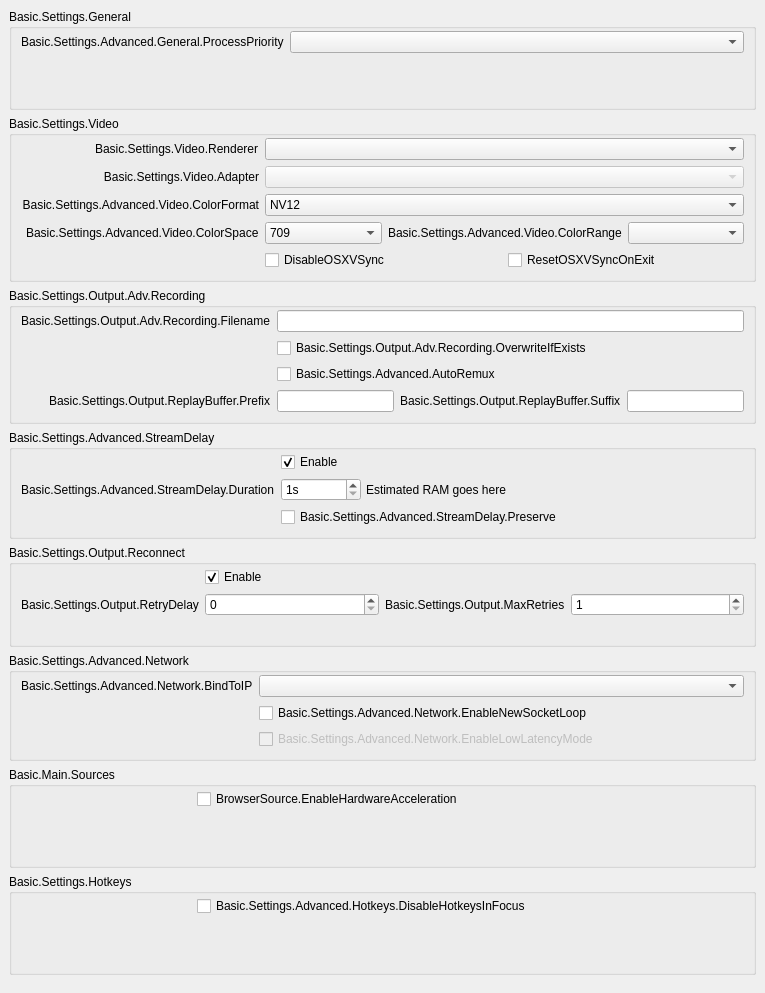
           <widget class="QWidget" name="scrollAreaWidgetContents">
            <property name="geometry">
             <rect>
              <x>0</x>
              <y>0</y>
              <width>765</width>
              <height>993</height>
             </rect>
            </property>
            <layout class="QVBoxLayout" name="verticalLayout_23">
             <property name="leftMargin">
              <number>0</number>
             </property>
             <property name="topMargin">
              <number>0</number>
             </property>
             <property name="rightMargin">
              <number>0</number>
             </property>
             <property name="bottomMargin">
              <number>9</number>
             </property>
             <item>
              <widget class="QWidget" name="widget_11" native="true">
               <layout class="QVBoxLayout" name="verticalLayout_24">
                <item>
                 <widget class="QGroupBox" name="advancedGeneralGroupBox">
                  <property name="title">
                   <string>Basic.Settings.General</string>
                  </property>
                  <layout class="QFormLayout" name="formLayout_22">
                   <property name="fieldGrowthPolicy">
                    <enum>QFormLayout::AllNonFixedFieldsGrow</enum>
                   </property>
                   <property name="labelAlignment">
                    <set>Qt::AlignRight|Qt::AlignTrailing|Qt::AlignVCenter</set>
                   </property>
                   <property name="topMargin">
                    <number>2</number>
                   </property>
                   <item row="0" column="0">
                    <widget class="QLabel" name="processPriorityLabel">
                     <property name="text">
                      <string>Basic.Settings.Advanced.General.ProcessPriority</string>
                     </property>
                     <property name="buddy">
                      <cstring>processPriority</cstring>
                     </property>
                    </widget>
                   </item>
                   <item row="0" column="1">
                    <widget class="QComboBox" name="processPriority"/>
                   </item>
                   <item row="1" column="0">
                    <spacer name="horizontalSpacer_13">
                     <property name="orientation">
                      <enum>Qt::Horizontal</enum>
                     </property>
                     <property name="sizeHint" stdset="0">
                      <size>
                       <width>170</width>
                       <height>0</height>
                      </size>
                     </property>
                    </spacer>
                   </item>
                  </layout>
                 </widget>
                </item>
                <item>
                 <widget class="QGroupBox" name="advancedVideoContainer">
                  <property name="title">
                   <string>Basic.Settings.Video</string>
                  </property>
                  <layout class="QFormLayout" name="formLayout_14">
                   <property name="fieldGrowthPolicy">
                    <enum>QFormLayout::AllNonFixedFieldsGrow</enum>
                   </property>
                   <property name="labelAlignment">
                    <set>Qt::AlignRight|Qt::AlignTrailing|Qt::AlignVCenter</set>
                   </property>
                   <property name="topMargin">
                    <number>2</number>
                   </property>
                   <item row="0" column="0">
                    <widget class="QLabel" name="rendererLabel">
                     <property name="text">
                      <string>Basic.Settings.Video.Renderer</string>
                     </property>
                     <property name="buddy">
                      <cstring>renderer</cstring>
                     </property>
                    </widget>
                   </item>
                   <item row="0" column="1">
                    <widget class="QComboBox" name="renderer">
                     <property name="currentText">
                      <string notr="true"/>
                     </property>
                    </widget>
                   </item>
                   <item row="1" column="0">
                    <widget class="QLabel" name="adapterLabel">
                     <property name="text">
                      <string>Basic.Settings.Video.Adapter</string>
                     </property>
                     <property name="alignment">
                      <set>Qt::AlignRight|Qt::AlignTrailing|Qt::AlignVCenter</set>
                     </property>
                     <property name="buddy">
                      <cstring>adapter</cstring>
                     </property>
                    </widget>
                   </item>
                   <item row="1" column="1">
                    <widget class="QComboBox" name="adapter">
                     <property name="enabled">
                      <bool>false</bool>
                     </property>
                     <property name="currentText">
                      <string notr="true"/>
                     </property>
                    </widget>
                   </item>
                   <item row="2" column="0">
                    <widget class="QLabel" name="label_30">
                     <property name="minimumSize">
                      <size>
                       <width>0</width>
                       <height>0</height>
                      </size>
                     </property>
                     <property name="text">
                      <string>Basic.Settings.Advanced.Video.ColorFormat</string>
                     </property>
                     <property name="alignment">
                      <set>Qt::AlignRight|Qt::AlignTrailing|Qt::AlignVCenter</set>
                     </property>
                     <property name="buddy">
                      <cstring>colorFormat</cstring>
                     </property>
                    </widget>
                   </item>
                   <item row="2" column="1">
                    <widget class="QComboBox" name="colorFormat">
                     <item>
                      <property name="text">
                       <string notr="true">NV12</string>
                      </property>
                     </item>
                     <item>
                      <property name="text">
                       <string notr="true">I420</string>
                      </property>
                     </item>
                     <item>
                      <property name="text">
                       <string>I444</string>
                      </property>
                     </item>
                     <item>
                      <property name="text">
                       <string notr="true">RGB</string>
                      </property>
                     </item>
                    </widget>
                   </item>
                   <item row="4" column="1">
                    <layout class="QHBoxLayout" name="horizontalLayout_18">
                     <property name="leftMargin">
                      <number>0</number>
                     </property>
                     <property name="topMargin">
                      <number>0</number>
                     </property>
                     <property name="rightMargin">
                      <number>0</number>
                     </property>
                     <property name="bottomMargin">
                      <number>0</number>
                     </property>
                     <item>
                      <widget class="QCheckBox" name="disableOSXVSync">
                       <property name="text">
                        <string>DisableOSXVSync</string>
                       </property>
                      </widget>
                     </item>
                     <item>
                      <widget class="QCheckBox" name="resetOSXVSync">
                       <property name="text">
                        <string>ResetOSXVSyncOnExit</string>
                       </property>
                      </widget>
                     </item>
                    </layout>
                   </item>
                   <item row="3" column="1">
                    <layout class="QHBoxLayout" name="horizontalLayout_20">
                     <property name="leftMargin">
                      <number>0</number>
                     </property>
                     <property name="topMargin">
                      <number>0</number>
                     </property>
                     <property name="rightMargin">
                      <number>0</number>
                     </property>
                     <property name="bottomMargin">
                      <number>0</number>
                     </property>
                     <item>
                      <widget class="QComboBox" name="colorSpace">
                       <item>
                        <property name="text">
                         <string notr="true">709</string>
                        </property>
                       </item>
                       <item>
                        <property name="text">
                         <string notr="true">601</string>
                        </property>
                       </item>
                      </widget>
                     </item>
                     <item>
                      <widget class="QLabel" name="label_34">
                       <property name="sizePolicy">
                        <sizepolicy hsizetype="Maximum" vsizetype="Preferred">
                         <horstretch>0</horstretch>
                         <verstretch>0</verstretch>
                        </sizepolicy>
                       </property>
                       <property name="text">
                        <string>Basic.Settings.Advanced.Video.ColorRange</string>
                       </property>
                       <property name="buddy">
                        <cstring>colorRange</cstring>
                       </property>
                      </widget>
                     </item>
                     <item>
                      <widget class="QComboBox" name="colorRange"/>
                     </item>
                    </layout>
                   </item>
                   <item row="3" column="0">
                    <widget class="QLabel" name="label_33">
                     <property name="text">
                      <string>Basic.Settings.Advanced.Video.ColorSpace</string>
                     </property>
                     <property name="buddy">
                      <cstring>colorSpace</cstring>
                     </property>
                    </widget>
                   </item>
                   <item row="4" column="0">
                    <spacer name="horizontalSpacer_12">
                     <property name="orientation">
                      <enum>Qt::Horizontal</enum>
                     </property>
                     <property name="sizeHint" stdset="0">
                      <size>
                       <width>170</width>
                       <height>20</height>
                      </size>
                     </property>
                    </spacer>
                   </item>
                  </layout>
                 </widget>
                </item>
                <item>
                 <widget class="QGroupBox" name="groupBox_6">
                  <property name="title">
                   <string>Basic.Settings.Output.Adv.Recording</string>
                  </property>
                  <layout class="QFormLayout" name="formLayout_17">
                   <property name="fieldGrowthPolicy">
                    <enum>QFormLayout::AllNonFixedFieldsGrow</enum>
                   </property>
                   <property name="labelAlignment">
                    <set>Qt::AlignRight|Qt::AlignTrailing|Qt::AlignVCenter</set>
                   </property>
                   <property name="topMargin">
                    <number>2</number>
                   </property>
                   <item row="0" column="0">
                    <widget class="QLabel" name="label_7">
                     <property name="text">
                      <string>Basic.Settings.Output.Adv.Recording.Filename</string>
                     </property>
                     <property name="buddy">
                      <cstring>filenameFormatting</cstring>
                     </property>
                    </widget>
                   </item>
                   <item row="0" column="1">
                    <widget class="QLineEdit" name="filenameFormatting"/>
                   </item>
                   <item row="1" column="1">
                    <widget class="QCheckBox" name="overwriteIfExists">
                     <property name="text">
                      <string>Basic.Settings.Output.Adv.Recording.OverwriteIfExists</string>
                     </property>
                    </widget>
                   </item>
                   <item row="3" column="1">
                    <layout class="QHBoxLayout" name="horizontalLayout_14">
                     <property name="leftMargin">
                      <number>0</number>
                     </property>
                     <property name="topMargin">
                      <number>0</number>
                     </property>
                     <property name="rightMargin">
                      <number>0</number>
                     </property>
                     <property name="bottomMargin">
                      <number>0</number>
                     </property>
                     <item>
                      <widget class="QLineEdit" name="simpleRBPrefix"/>
                     </item>
                     <item>
                      <widget class="QLabel" name="label_58">
                       <property name="text">
                        <string>Basic.Settings.Output.ReplayBuffer.Suffix</string>
                       </property>
                       <property name="buddy">
                        <cstring>simpleRBSuffix</cstring>
                       </property>
                      </widget>
                     </item>
                     <item>
                      <widget class="QLineEdit" name="simpleRBSuffix"/>
                     </item>
                    </layout>
                   </item>
                   <item row="3" column="0">
                    <widget class="QLabel" name="label_57">
                     <property name="text">
                      <string>Basic.Settings.Output.ReplayBuffer.Prefix</string>
                     </property>
                     <property name="buddy">
                      <cstring>simpleRBPrefix</cstring>
                     </property>
                    </widget>
                   </item>
                   <item row="1" column="0">
                    <spacer name="horizontalSpacer_10">
                     <property name="orientation">
                      <enum>Qt::Horizontal</enum>
                     </property>
                     <property name="sizeHint" stdset="0">
                      <size>
                       <width>170</width>
                       <height>20</height>
                      </size>
                     </property>
                    </spacer>
                   </item>
                   <item row="2" column="1">
                    <widget class="QCheckBox" name="autoRemux">
                     <property name="text">
                      <string>Basic.Settings.Advanced.AutoRemux</string>
                     </property>
                    </widget>
                   </item>
                   <item row="2" column="0">
                    <spacer name="horizontalSpacer_16">
                     <property name="orientation">
                      <enum>Qt::Horizontal</enum>
                     </property>
                     <property name="sizeHint" stdset="0">
                      <size>
                       <width>40</width>
                       <height>20</height>
                      </size>
                     </property>
                    </spacer>
                   </item>
                  </layout>
                 </widget>
                </item>
                <item>
                 <widget class="QGroupBox" name="groupBox_5">
                  <property name="title">
                   <string>Basic.Settings.Advanced.StreamDelay</string>
                  </property>
                  <layout class="QFormLayout" name="formLayout_18">
                   <property name="fieldGrowthPolicy">
                    <enum>QFormLayout::AllNonFixedFieldsGrow</enum>
                   </property>
                   <property name="labelAlignment">
                    <set>Qt::AlignRight|Qt::AlignTrailing|Qt::AlignVCenter</set>
                   </property>
                   <property name="topMargin">
                    <number>2</number>
                   </property>
                   <item row="1" column="0">
                    <widget class="QLabel" name="label_56">
                     <property name="text">
                      <string>Basic.Settings.Advanced.StreamDelay.Duration</string>
                     </property>
                     <property name="buddy">
                      <cstring>streamDelaySec</cstring>
                     </property>
                    </widget>
                   </item>
                   <item row="1" column="1">
                    <widget class="QWidget" name="widget_12" native="true">
                     <property name="enabled">
                      <bool>true</bool>
                     </property>
                     <layout class="QHBoxLayout" name="horizontalLayout_13">
                      <property name="spacing">
                       <number>5</number>
                      </property>
                      <property name="leftMargin">
                       <number>0</number>
                      </property>
                      <property name="topMargin">
                       <number>0</number>
                      </property>
                      <property name="rightMargin">
                       <number>0</number>
                      </property>
                      <property name="bottomMargin">
                       <number>0</number>
                      </property>
                      <item>
                       <widget class="QSpinBox" name="streamDelaySec">
                        <property name="enabled">
                         <bool>true</bool>
                        </property>
                        <property name="sizePolicy">
                         <sizepolicy hsizetype="Maximum" vsizetype="Fixed">
                          <horstretch>0</horstretch>
                          <verstretch>0</verstretch>
                         </sizepolicy>
                        </property>
                        <property name="minimumSize">
                         <size>
                          <width>80</width>
                          <height>0</height>
                         </size>
                        </property>
                        <property name="suffix">
                         <string notr="true">s</string>
                        </property>
                        <property name="minimum">
                         <number>1</number>
                        </property>
                        <property name="maximum">
                         <number>1800</number>
                        </property>
                       </widget>
                      </item>
                      <item>
                       <widget class="QLabel" name="streamDelayInfo">
                        <property name="text">
                         <string notr="true">Estimated RAM goes here</string>
                        </property>
                       </widget>
                      </item>
                     </layout>
                    </widget>
                   </item>
                   <item row="2" column="1">
                    <widget class="QCheckBox" name="streamDelayPreserve">
                     <property name="text">
                      <string>Basic.Settings.Advanced.StreamDelay.Preserve</string>
                     </property>
                    </widget>
                   </item>
                   <item row="0" column="1">
                    <widget class="QCheckBox" name="streamDelayEnable">
                     <property name="text">
                      <string>Enable</string>
                     </property>
                     <property name="checked">
                      <bool>true</bool>
                     </property>
                    </widget>
                   </item>
                   <item row="2" column="0">
                    <spacer name="horizontalSpacer_9">
                     <property name="orientation">
                      <enum>Qt::Horizontal</enum>
                     </property>
                     <property name="sizeHint" stdset="0">
                      <size>
                       <width>170</width>
                       <height>20</height>
                      </size>
                     </property>
                    </spacer>
                   </item>
                  </layout>
                 </widget>
                </item>
                <item>
                 <widget class="QGroupBox" name="groupBox_7">
                  <property name="title">
                   <string>Basic.Settings.Output.Reconnect</string>
                  </property>
                  <layout class="QFormLayout" name="formLayout_19">
                   <property name="fieldGrowthPolicy">
                    <enum>QFormLayout::AllNonFixedFieldsGrow</enum>
                   </property>
                   <property name="labelAlignment">
                    <set>Qt::AlignRight|Qt::AlignTrailing|Qt::AlignVCenter</set>
                   </property>
                   <property name="topMargin">
                    <number>2</number>
                   </property>
                   <item row="0" column="1">
                    <widget class="QCheckBox" name="reconnectEnable">
                     <property name="text">
                      <string>Enable</string>
                     </property>
                     <property name="checked">
                      <bool>true</bool>
                     </property>
                    </widget>
                   </item>
                   <item row="1" column="1">
                    <layout class="QHBoxLayout" name="horizontalLayout_19">
                     <property name="leftMargin">
                      <number>0</number>
                     </property>
                     <property name="topMargin">
                      <number>0</number>
                     </property>
                     <property name="rightMargin">
                      <number>0</number>
                     </property>
                     <property name="bottomMargin">
                      <number>0</number>
                     </property>
                     <item>
                      <widget class="QSpinBox" name="reconnectRetryDelay">
                       <property name="maximum">
                        <number>30</number>
                       </property>
                      </widget>
                     </item>
                     <item>
                      <widget class="QLabel" name="label_22">
                       <property name="sizePolicy">
                        <sizepolicy hsizetype="Maximum" vsizetype="Preferred">
                         <horstretch>0</horstretch>
                         <verstretch>0</verstretch>
                        </sizepolicy>
                       </property>
                       <property name="text">
                        <string>Basic.Settings.Output.MaxRetries</string>
                       </property>
                       <property name="buddy">
                        <cstring>reconnectMaxRetries</cstring>
                       </property>
                      </widget>
                     </item>
                     <item>
                      <widget class="QSpinBox" name="reconnectMaxRetries">
                       <property name="minimum">
                        <number>1</number>
                       </property>
                       <property name="maximum">
                        <number>10000</number>
                       </property>
                      </widget>
                     </item>
                    </layout>
                   </item>
                   <item row="1" column="0">
                    <widget class="QLabel" name="label_17">
                     <property name="text">
                      <string>Basic.Settings.Output.RetryDelay</string>
                     </property>
                     <property name="buddy">
                      <cstring>reconnectRetryDelay</cstring>
                     </property>
                    </widget>
                   </item>
                   <item row="0" column="0">
                    <spacer name="horizontalSpacer_8">
                     <property name="orientation">
                      <enum>Qt::Horizontal</enum>
                     </property>
                     <property name="sizeHint" stdset="0">
                      <size>
                       <width>170</width>
                       <height>20</height>
                      </size>
                     </property>
                    </spacer>
                   </item>
                  </layout>
                 </widget>
                </item>
                <item>
                 <widget class="QGroupBox" name="advNetworkGroupBox">
                  <property name="title">
                   <string>Basic.Settings.Advanced.Network</string>
                  </property>
                  <layout class="QFormLayout" name="formLayout_23">
                   <property name="fieldGrowthPolicy">
                    <enum>QFormLayout::AllNonFixedFieldsGrow</enum>
                   </property>
                   <property name="labelAlignment">
                    <set>Qt::AlignRight|Qt::AlignTrailing|Qt::AlignVCenter</set>
                   </property>
                   <property name="topMargin">
                    <number>2</number>
                   </property>
                   <item row="0" column="0">
                    <widget class="QLabel" name="label_27">
                     <property name="text">
                      <string>Basic.Settings.Advanced.Network.BindToIP</string>
                     </property>
                     <property name="buddy">
                      <cstring>bindToIP</cstring>
                     </property>
                    </widget>
                   </item>
                   <item row="0" column="1">
                    <widget class="QComboBox" name="bindToIP"/>
                   </item>
                   <item row="1" column="1">
                    <widget class="QCheckBox" name="enableNewSocketLoop">
                     <property name="text">
                      <string>Basic.Settings.Advanced.Network.EnableNewSocketLoop</string>
                     </property>
                    </widget>
                   </item>
                   <item row="2" column="1">
                    <widget class="QCheckBox" name="enableLowLatencyMode">
                     <property name="enabled">
                      <bool>false</bool>
                     </property>
                     <property name="text">
                      <string>Basic.Settings.Advanced.Network.EnableLowLatencyMode</string>
                     </property>
                    </widget>
                   </item>
                   <item row="1" column="0">
                    <spacer name="horizontalSpacer_7">
                     <property name="orientation">
                      <enum>Qt::Horizontal</enum>
                     </property>
                     <property name="sizeHint" stdset="0">
                      <size>
                       <width>170</width>
                       <height>20</height>
                      </size>
                     </property>
                    </spacer>
                   </item>
                  </layout>
                 </widget>
                </item>
                <item>
                 <widget class="QGroupBox" name="sourcesGroup">
                  <property name="title">
                   <string>Basic.Main.Sources</string>
                  </property>
                  <layout class="QFormLayout" name="formLayout_34">
                   <property name="topMargin">
                    <number>2</number>
                   </property>
                   <item row="0" column="0">
                    <spacer name="horizontalSpacer_15">
                     <property name="orientation">
                      <enum>Qt::Horizontal</enum>
                     </property>
                     <property name="sizeHint" stdset="0">
                      <size>
                       <width>170</width>
                       <height>20</height>
                      </size>
                     </property>
                    </spacer>
                   </item>
                   <item row="0" column="1">
                    <widget class="QCheckBox" name="browserHWAccel">
                     <property name="text">
                      <string>BrowserSource.EnableHardwareAcceleration</string>
                     </property>
                    </widget>
                   </item>
                  </layout>
                 </widget>
                </item>
                <item>
                 <widget class="QGroupBox" name="groupBox_17">
                  <property name="title">
                   <string>Basic.Settings.Hotkeys</string>
                  </property>
                  <layout class="QFormLayout" name="formLayout_33">
                   <property name="topMargin">
                    <number>2</number>
                   </property>
                   <item row="0" column="1">
                    <widget class="QCheckBox" name="disableFocusHotkeys">
                     <property name="text">
                      <string>Basic.Settings.Advanced.Hotkeys.DisableHotkeysInFocus</string>
                     </property>
                    </widget>
                   </item>
                   <item row="0" column="0">
                    <spacer name="horizontalSpacer_14">
                     <property name="orientation">
                      <enum>Qt::Horizontal</enum>
                     </property>
                     <property name="sizeHint" stdset="0">
                      <size>
                       <width>170</width>
                       <height>20</height>
                      </size>
                     </property>
                    </spacer>
                   </item>
                  </layout>
                 </widget>
                </item>
               </layout>
              </widget>
             </item>
            </layout>
           </widget>
